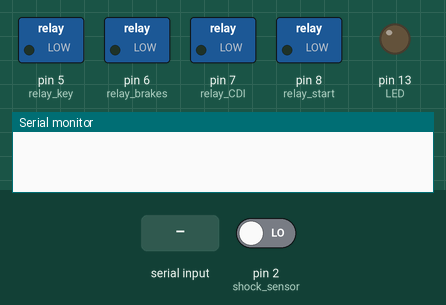
Simulated run of this sketch. Board: Arduino Uno, built with avr-gcc and run on an emulated ATmega328P. Parts: switched loads named in the sketch (green lamp = pin HIGH), output pins drawn as LEDs (lit = HIGH), the last lines printed to the serial monitor. Inputs (shaded band) come from the test bench; at power-on: pin 2 (shock_sensor) LOW.

Above: at 1.2 s.
1.3 s: "aaba" received over the second serial link
At 2.6 s:
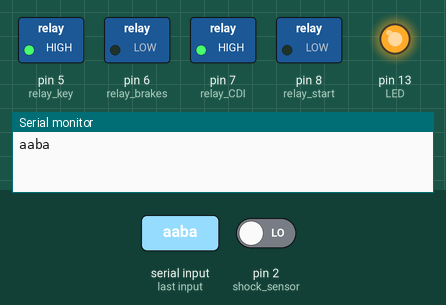
2.9 s: "bbab" received over the second serial link
At 4.1 s:
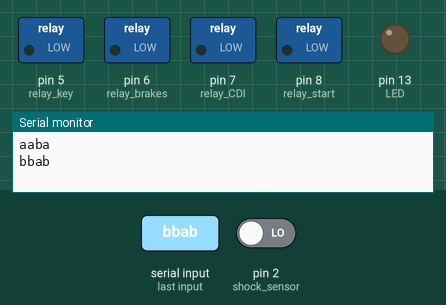
4.5 s: "ccbab" received over the second serial link
At 5.7 s:
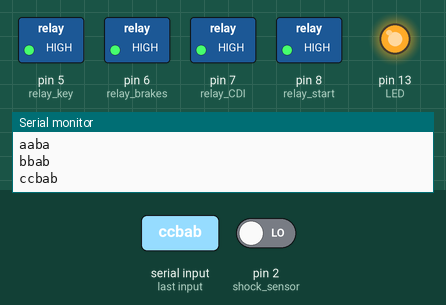
Timing chart, 0 to 7.5 s (numbered marks = the images above; inputs shaded):
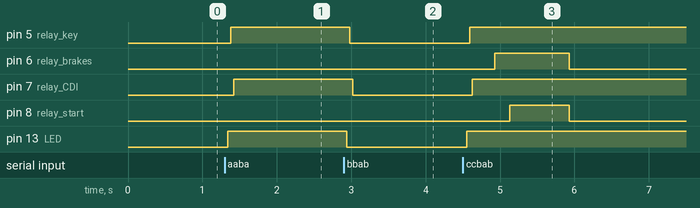

Measured:
- after the input at 1.3 s, pin 5 (relay_key): LOW → HIGH after 0.08 s; pin 7 (relay_CDI): LOW → HIGH after 0.12 s; pin 13 (LED): LOW → HIGH at once
- after the input at 2.9 s, pin 5 (relay_key): HIGH → LOW after 0.08 s; pin 7 (relay_CDI): HIGH → LOW after 0.12 s; pin 13 (LED): HIGH → LOW at once
- after the input at 4.5 s, pin 5 (relay_key): LOW → HIGH after 0.09 s; pin 6 (relay_brakes): LOW → HIGH after 0.43 s, → LOW 1.0 s later; pin 7 (relay_CDI): LOW → HIGH after 0.13 s; pin 8 (relay_start): LOW → HIGH after 0.63 s, → LOW 0.80 s later; pin 13 (LED): LOW → HIGH after 0.05 s

The sketch:

motorcycle_server_Public.ino
```cpp
#include <SoftwareSerial.h>
#include <Wire.h>
// Android app v4.6_2018.05.20
SoftwareSerial I2CBT(10,11);//定義PIN10及PIN11分別為RX及TX腳位

int LED = 13;
int relay_key = 5;
int relay_brakes = 6;
int relay_CDI = 7;
int relay_start = 8;

int shock_sensor = 2;
int voltPin = 0;
float voltVal = 0;

int key_flag = 0;           //
int shockState = 0;
int shock_counter = 0;

float volt = 0;            //電壓

String readwords;

//////////////////////////////////////////////////////////////////////////////
void setup() {
  Serial.begin(9600);
  I2CBT.begin(9600);//bluetooth baud rate
  pinMode(LED, OUTPUT);
  pinMode(relay_key, OUTPUT);  //設定 pin5 為輸出，key就接在這
  pinMode(relay_brakes, OUTPUT);  //設定 pin6 為輸出，brakes就接在這
  pinMode(relay_CDI, OUTPUT);  //設定 pin7 為輸出，CDI就接在這
  pinMode(relay_start, OUTPUT);  //設定 pin8 為輸出，start就接在這
  pinMode(shock_sensor, INPUT);  //設定 pin2 為輸出，shock sensor就接在這


}

///////////////////main///////////////////////////

void loop() {


  while (I2CBT.available()){  //Check if there is an available byte to read
  delay(10); //Delay added to make thing stable
  char c = I2CBT.read(); //Conduct a serial read
  readwords += c; //build the string- "passward", "d", "e" and "f"
  }

  //shock detection
   shockState = digitalRead(shock_sensor);//read sensor State

   if (shockState == HIGH & key_flag == 0 ) {
         shock_counter = shock_counter +1 ;
         digitalWrite(LED,HIGH);
         delay(400);
         digitalWrite(LED,LOW);
         I2CBT.print("6 ");      //send to cell phon say "someone moving your bike"
         delay(400);
   }

  if (readwords.length() > 0) {
   Serial.println(readwords);


//android phone control CODE

   if (readwords == "aaba") {

                   digitalWrite(LED, HIGH);
                   delay(40);
                   digitalWrite(relay_key, HIGH);
                   delay(40);
                   digitalWrite(relay_CDI, HIGH);

                   key_flag = 1;
                   shock_counter = 0;
                   delay(300);

           }

    else if (readwords == "bbab")
         {       // ASCII CODE    passwd:"bbab"

               digitalWrite(LED, LOW);   //熄滅LED
               delay(40);
               digitalWrite(relay_key, LOW);
               delay(40);
               digitalWrite(relay_CDI, LOW);

               key_flag = 0;
               delay(300);

         }
//*
    else if (readwords == "ccbab")
         {
              auto_key_on_start();

         }
//*/
    else if (readwords == "d")
         {            // "d"  start

              start();
              delay(10);

         }
    else if (readwords == "e")
         {            // "e"  volt_detect

              volt_detect();
              delay(10);

         }
    else if (readwords == "f")
         {            // "f"  shock_count

              shock_count();
              delay(10);

         }


readwords="";} } //Reset the variable

//start/////////////////////////////

void start()
 {
    digitalWrite(relay_brakes, HIGH);
    delay(200);
    digitalWrite(relay_start, HIGH);
    delay(800);
    digitalWrite(relay_brakes, LOW);
    digitalWrite(relay_start, LOW);
    delay(30);
 }

//key ON //////////////////////////////////

void auto_key_on_start()
 {
     digitalWrite(LED, HIGH);
     delay(40);
     digitalWrite(relay_key, HIGH);
     delay(40);
     digitalWrite(relay_CDI, HIGH);
     key_flag = 1;
     shock_counter = 0;
     delay(300);

     digitalWrite(relay_brakes, HIGH);
     delay(200);
     digitalWrite(relay_start, HIGH);
     delay(800);
     digitalWrite(relay_brakes, LOW);
     digitalWrite(relay_start, LOW);
     delay(30);

 }

//volt///////////////////////////////////////
void volt_detect()
 {
  voltVal=analogRead(voltPin);//read sensor value

  volt=(voltVal*5/1023)*5 ; // R=10k 5個, voltVal test 5v = 202

  Serial.print(volt);
  I2CBT.print(volt);
  delay(400);
 }

////shock count
void shock_count()
 {

  Serial.print(shock_counter);
  I2CBT.print(shock_counter);
  delay(400);


 }
```
